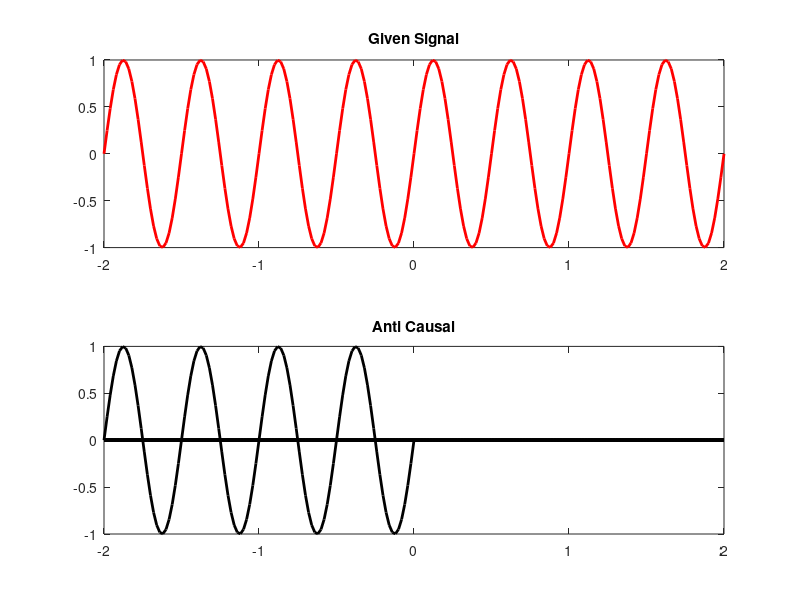

Write the MATLAB code that produced this figure.
time = -2: 0.02 :2;
signal = sin(2*pi*2*time);
signalA = zeros(length(time));
disp(signalA);
for i = 1:length(time)
    if time(i) < 0
        signalA(i) = signal(i);
    end
end
subplot(2,1,1);
plot(time, signal,'r' ,'LineWidth', 2);
title('Given Signal');
subplot(2,1,2);
plot(time,signalA, 'k', 'LineWidth', 2);
title('Anti Causal');
